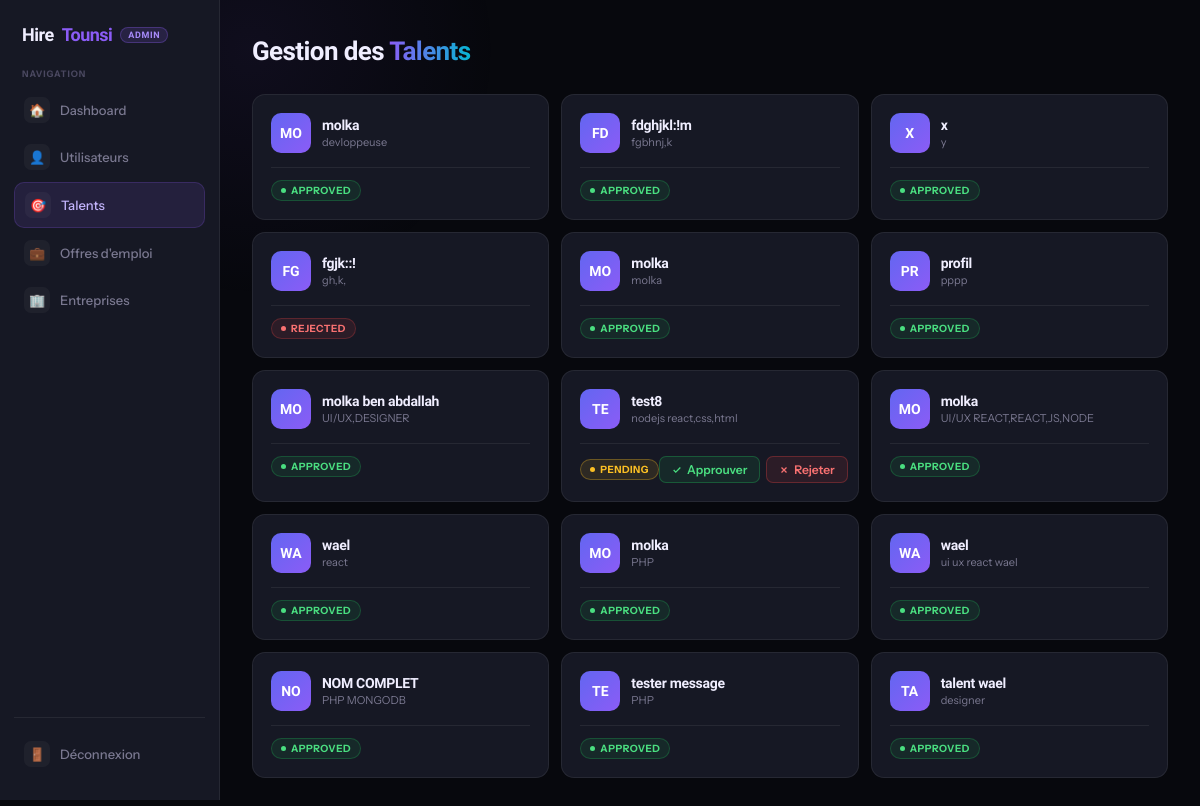
The page /admin.php?page=talents (signed in) on the database its author committed.
### tables this page shows
CREATE TABLE `talents` (
  `id` int(11) NOT NULL,
  `name` varchar(100) DEFAULT NULL,
  `skill` varchar(100) DEFAULT NULL,
  `description` text DEFAULT NULL,
  `status` varchar(20) DEFAULT 'pending',
  `user_id` int(11) DEFAULT NULL,
  `email` varchar(255) DEFAULT NULL,
  `phone` varchar(255) DEFAULT NULL,
  `city` varchar(255) DEFAULT NULL,
  `photo` varchar(255) DEFAULT NULL
);

### admin.php (the view, shortened to what this page needs)
<?php
include "config.php";
$page = $_GET["page"] ?? "dashboard";
$talents = $pdo->query("SELECT * FROM talents")->fetchAll();
$totalUsers   = $pdo->query("SELECT COUNT(*) FROM users")->fetchColumn();
$totalTalents = $pdo->query("SELECT COUNT(*) FROM talents")->fetchColumn();
$totalJobs    = $pdo->query("SELECT COUNT(*) FROM jobs")->fetchColumn();
?>
<!DOCTYPE html>
<html lang="fr">
<head>
</head>
<body>
<div class="sidebar">
  <div class="sidebar-logo">
    Hire<em>Tounsi</em>
    <span class="admin-badge">Admin</span>
  </div>
  <span class="sidebar-sep">Navigation</span>
  <a href="?page=dashboard" class="<?= $page==='dashboard'?'active':'' ?>">
    <span class="s-icon">🏠</span> Dashboard
  </a>
  <a href="?page=users" class="<?= $page==='users'?'active':'' ?>">
    <span class="s-icon">👤</span> Utilisateurs
  </a>
  <a href="?page=talents" class="<?= $page==='talents'?'active':'' ?>">
    <span class="s-icon">🎯</span> Talents
  </a>
  <a href="?page=jobs" class="<?= $page==='jobs'?'active':'' ?>">
    <span class="s-icon">💼</span> Offres d'emploi
  </a>
  <a href="?page=companies" class="<?= $page==='companies'?'active':'' ?>">
  <span class="s-icon">🏢</span> Entreprises
</a>
  <div class="sidebar-bottom">
    <a href="logout.php">
      <span class="s-icon">🚪</span> Déconnexion
    </a>
  </div>
</div>
<div class="main">
<?php if($page == "dashboard"): ?>
  <div class="ph">
    <h1>Tableau de <span>bord</span></h1>
  </div>
  <div class="stats">
    <div class="stat">
      <div class="stat-label">Utilisateurs</div>
      <div class="stat-val"><?= $totalUsers ?></div>
    </div>
    <div class="stat">
      <div class="stat-label">Talents</div>
      <div class="stat-val"><?= $totalTalents ?></div>
    </div>
    <div class="stat">
      <div class="stat-label">Offres d'emploi</div>
      <div class="stat-val"><?= $totalJobs ?></div>
    </div>
  </div>
  <div class="welcome-card">
    <p>Bienvenue dans le panneau d'administration <strong style="color:var(--text)">HireTounsi</strong>. Gérez les utilisateurs, talents et offres depuis la barre latérale.</p>
  </div>
<?php elseif($page == "talents"): ?>
  <div class="ph">
    <h1>Gestion des <span>Talents</span></h1>
  </div>
  <?php if(empty($talents)): ?>
    <div class="empty">Aucun talent enregistré.</div>
  <?php else: ?>
  <div class="items-grid">
    <?php foreach($talents as $t): ?>
    <div class="item-card">
      <div class="ic-top">
        <div class="ic-avatar talent"><?= strtoupper(substr($t["name"],0,2)) ?></div>
        <div>
          <div class="ic-name"><?= htmlspecialchars($t["name"]) ?></div>
          <div class="ic-sub"><?= htmlspecialchars($t["skill"]) ?></div>
        </div>
      </div>
      <div class="ic-divider"></div>
      <div class="ic-footer">
        <span class="status s-<?= $t['status'] ?>">
          <span class="sdot"></span><?= ucfirst($t["status"]) ?>
        </span>
        <?php if($t["status"] == "pending"): ?>
        <div class="ic-actions">
          <a class="btn btn-green" href="approve.php?id=<?= $t['id'] ?>">
            <svg width="10" height="10" viewBox="0 0 24 24" fill="none" stroke="currentColor" stroke-width="3"><path d="M20 6 9 17l-5-5"/></svg>
            Approuver
          </a>
          <a class="btn btn-red" href="reject.php?id=<?= $t['id'] ?>">
            <svg width="10" height="10" viewBox="0 0 24 24" fill="none" stroke="currentColor" stroke-width="3"><path d="M18 6 6 18M6 6l12 12"/></svg>
            Rejeter
          </a>
        </div>
        <?php endif; ?>
      </div>
    </div>
    <?php endforeach; ?>
  </div>
  <?php endif; ?>
<?php endif; ?>
</div>
</body>
</html>

### rows shown on the page
talents: name "MO", name "molka", skill "devloppeuse", status "APPROVED"
talents: name "FD", name "fdghjkl:!m", skill "fgbhnj,k", status "APPROVED"
talents: name "X", name "x", skill "y", status "APPROVED"
talents: name "FG", name "fgjk::!", skill "gh,k,", status "REJECTED"
talents: name "MO", name "molka", skill "molka", status "APPROVED"
talents: name "PR", name "profil", skill "pppp", status "APPROVED"
talents: name "MO", name "molka ben abdallah", skill "UI/UX,DESIGNER", status "APPROVED"
talents: name "TE", name "test8", skill "nodejs react,css,html", status "PENDING"
talents: name "MO", name "molka", skill "UI/UX REACT,REACT,JS,NODE", status "APPROVED"
talents: name "WA", name "wael", skill "react", status "APPROVED"
talents: name "MO", name "molka", skill "PHP", status "APPROVED"
talents: name "WA", name "wael", skill "ui ux react wael", status "APPROVED"
talents: name "NO", name "NOM COMPLET", skill "PHP MONGODB", status "APPROVED"
talents: name "TE", name "tester message", skill "PHP", status "APPROVED"
talents: name "TA", name "talent wael", skill "designer", status "APPROVED"
